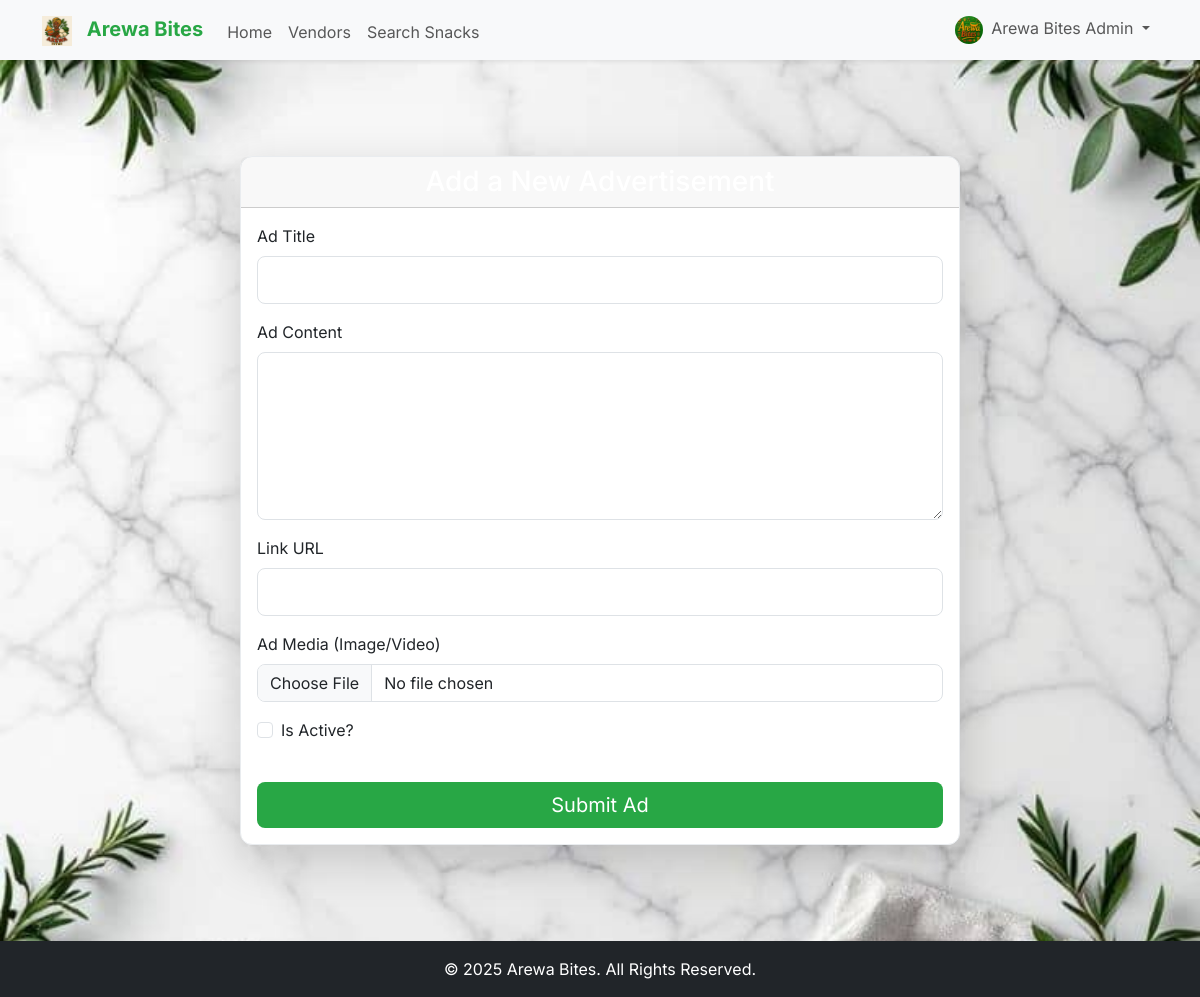
Screenshot of /admin/add_ad (signed in) with the database file from the repository.
### app/models.py (models this page shows, shortened)
class Vendor(db.Model, UserMixin):
    id = db.Column(db.Integer, primary_key=True)
    business_name = db.Column(db.String(100), unique=True, nullable=False)
    contact_name = db.Column(db.String(100), nullable=False)
    whatsapp_number = db.Column(db.String(20), unique=True, nullable=False)
    location_zone = db.Column(db.String(100), nullable=False)
    state = db.Column(db.String(100), nullable=False)
    email = db.Column(db.String(120), unique=True, nullable=False)
    password = db.Column(db.String(200), nullable=False)
    logo_url = db.Column(db.String(200), nullable=False, default='logos/default.png')
    is_admin = db.Column(db.Boolean, default=False)
    is_verified = db.Column(db.Boolean, default=False)
    referral_code = db.Column(db.String(10), unique=True, nullable=False)
    referred_by = db.Column(db.Integer, db.ForeignKey('vendor.id'))
    snacks = db.relationship('Snack', backref='vendor', lazy=True, cascade="all, delete-orphan")
    referrals = db.relationship('Vendor', backref=db.backref('referrer', remote_side=[id]), lazy=True)

### app/routes.py (the view, shortened to what this page needs)
@main.route("/admin/add_ad", methods=['GET', 'POST'])
@admin_only
def add_ad():
    form = AdForm()
    return render_template('admin_add_ad.html', form=form)

### app/forms.py
class AdForm(FlaskForm):
    title = StringField('Ad Title', validators=[DataRequired(), Length(min=2, max=100)])
    content = TextAreaField('Ad Content', validators=[DataRequired()])
    link_url = StringField('Link URL', validators=[DataRequired()])
    media_file = FileField('Ad Media (Image/Video)', validators=[FileAllowed(['jpg', 'png', 'jpeg', 'mp4', 'mov'], 'Images or Videos only!')])
    is_active = BooleanField('Is Active?')
    submit = SubmitField('Submit Ad')

### app/__init__.py (called while the page is built)
def create_app(config_class=Config):
    app = Flask(__name__)
    app.config.from_object(config_class)
    db.init_app(app)
    bcrypt.init_app(app)
    login_manager.init_app(app)
    csrf.init_app(app)
    migrate.init_app(app, db)
    socketio.init_app(app)
    @app.context_processor
    def inject_globals():
        current_vendor = None
        if 'vendor_id' in session:
            from app.models import Vendor
            current_vendor = db.session.get(Vendor, session.get('vendor_id'))
        return {
            'now': datetime.utcnow(),
            'current_vendor': current_vendor
        }
    from app.routes import main
    app.register_blueprint(main)
    return app

### app/routes.py (called while the page is built)
@login_manager.user_loader
def load_user(user_id):
    return db.session.get(Vendor, int(user_id))

def admin_only(f):
    @wraps(f)
    def decorated_function(*args, **kwargs):
        vendor_id = session.get('vendor_id')
        if not vendor_id:
            flash('Please log in to access this page.', 'danger')
            return redirect(url_for('main.login'))
        vendor = db.session.get(Vendor, vendor_id)
        if not vendor or not vendor.is_admin:
            flash('You do not have permission to access this page.', 'danger')
            return redirect(url_for('main.home'))
        return f(*args, **kwargs)
    return decorated_function

@main.context_processor
def inject_globals():
    current_vendor = None
    if 'vendor_id' in session:
        current_vendor = db.session.get(Vendor, session.get('vendor_id'))
    return {
        'now': datetime.utcnow(),
        'current_vendor': current_vendor
    }

### app/templates/admin_add_ad.html (shortened to what this page needs)
{% extends "base.html" %}
{% block content %}
<div class="container my-5">
    <div class="row justify-content-center">
        <div class="col-md-8">
            <div class="card arewa-card shadow-lg">
                <div class="card-header text-center arewa-bg-dark text-white">
                    <h3 class="mb-0">Add a New Advertisement</h3>
                </div>
                <div class="card-body">
                    <form method="POST" action="{{ url_for('main.add_ad') }}" enctype="multipart/form-data" class="space-y-4">
                        <fieldset class="form-group">
                            <div class="mb-3">
                                {{ form.title.label(class="form-label") }}
                                {{ form.title(class="form-control form-control-lg") }}
                            </div>
                            <div class="mb-3">
                                {{ form.content.label(class="form-label") }}
                                {{ form.content(class="form-control form-control-lg", rows="5") }}
                            </div>
                            <div class="mb-3">
                                {{ form.link_url.label(class="form-label") }}
                                {{ form.link_url(class="form-control form-control-lg") }}
                            </div>
                            <div class="mb-3">
                                {{ form.media_file.label(class="form-label") }}
                                {{ form.media_file(class="form-control") }}
                            </div>
                            <div class="form-check mb-3">
                                {{ form.is_active(class="form-check-input") }}
                                {{ form.is_active.label(class="form-check-label") }}
                            </div>
                        </fieldset>
                        <div class="form-group mt-4 text-center">
                            {{ form.submit(class="btn btn-arewa-primary btn-lg w-100") }}
                        </div>
                    </form>
                </div>
            </div>
        </div>
    </div>
</div>
{% endblock %}

### app/templates/base.html (shortened to what this page needs)
<!DOCTYPE html>
<html lang="en">
<head>
    <link rel="stylesheet" href="{{ url_for('static', filename='css/bootstrap.min.css') }}">
    <link rel="stylesheet" href="https://cdnjs.cloudflare.com/ajax/libs/font-awesome/6.4.0/css/all.min.css" />
    <link rel="stylesheet" href="{{ url_for('static', filename='css/style.css') }}">
</head>
<body class="bg-light d-flex flex-column min-vh-100">
    <nav class="navbar navbar-expand-lg bg-light shadow-sm">
        <div class="container">
            <a class="navbar-brand fw-bold" href="{{ url_for('main.home') }}">
                <img src="{{ url_for('static', filename='logos/arewa_logo.png') }}" alt="Arewa Bites Logo" style="height: 30px; margin-right: 10px;"> <span class="arewa-text-green">Arewa Bites</span>
            </a>
            <div class="collapse navbar-collapse" id="navbarNav">
                <ul class="navbar-nav me-auto mb-2 mb-lg-0">
                    <li class="nav-item">
                        <a class="nav-link nav-link-item" href="{{ url_for('main.home') }}">Home</a>
                    </li>
                    <li class="nav-item">
                        <a class="nav-link nav-link-item" href="{{ url_for('main.list_vendors') }}">Vendors</a>
                    </li>
                    <li class="nav-item">
                        <a class="nav-link nav-link-item" href="{{ url_for('main.search_snacks') }}">Search Snacks</a>
                    </li>
                </ul>
                <ul class="navbar-nav">
                    {% if current_vendor %}
                        <li class="nav-item dropdown">
                            <a class="nav-link dropdown-toggle" href="#" id="navbarDropdown" role="button" data-bs-toggle="dropdown" aria-expanded="false">
                                <img src="{{ url_for('static', filename=current_vendor.logo_url) }}" class="rounded-circle me-1" alt="Logo" style="width: 28px; height: 28px; object-fit: cover;">
                                {{ current_vendor.business_name }}
                            </a>
                        </li>
                    {% endif %}
                </ul>
            </div>
        </div>
    </nav>
    <main class="container mt-5 flex-grow-1">
        {% block content %}{% endblock %}
    </main>
    <footer class="mt-5 py-3 bg-dark text-white text-center">
        <div class="container">
            <p class="mb-0">&copy; {{ now.year }} Arewa Bites. All Rights Reserved.</p>
        </div>
    </footer>
</body>
</html>

### app/static/css/style.css (style rules this page uses)
body { background-color: #F8F9FA; background-image: url("../images/traditional_food_pattern.png"); background-repeat: no-repeat; background-position: center center; background-size: cover; background-attachment: fixed; color: #343A40; font-family: 'Inter', sans-serif; font-size: 1rem; line-height: 1.5; }
.arewa-text-green { color: #28A745 !important; }
.arewa-card { background-color: #FFFFFF; border: 1px solid #E9ECEF; border-radius: 12px; box-shadow: 0 8px 16px rgba(40, 167, 69, 0.15); }
.form-control, .btn, .badge { border-radius: 8px; }
.btn-arewa-primary { background-color: #28A745; color: white; border: none; }
.nav-link-item { position: relative; padding-bottom: 5px; transition: color 0.3s ease-in-out; }
.nav-link-item::after { content: ''; position: absolute; width: 0; height: 2px; bottom: 0; left: 0; background-color: #28A745; transition: width 0.3s ease-in-out; }
.navbar-brand img { height: 30px; margin-right: 10px; }

### rows the page displays
Vendor: logo_url (picture), business_name "Arewa Bites Admin"
